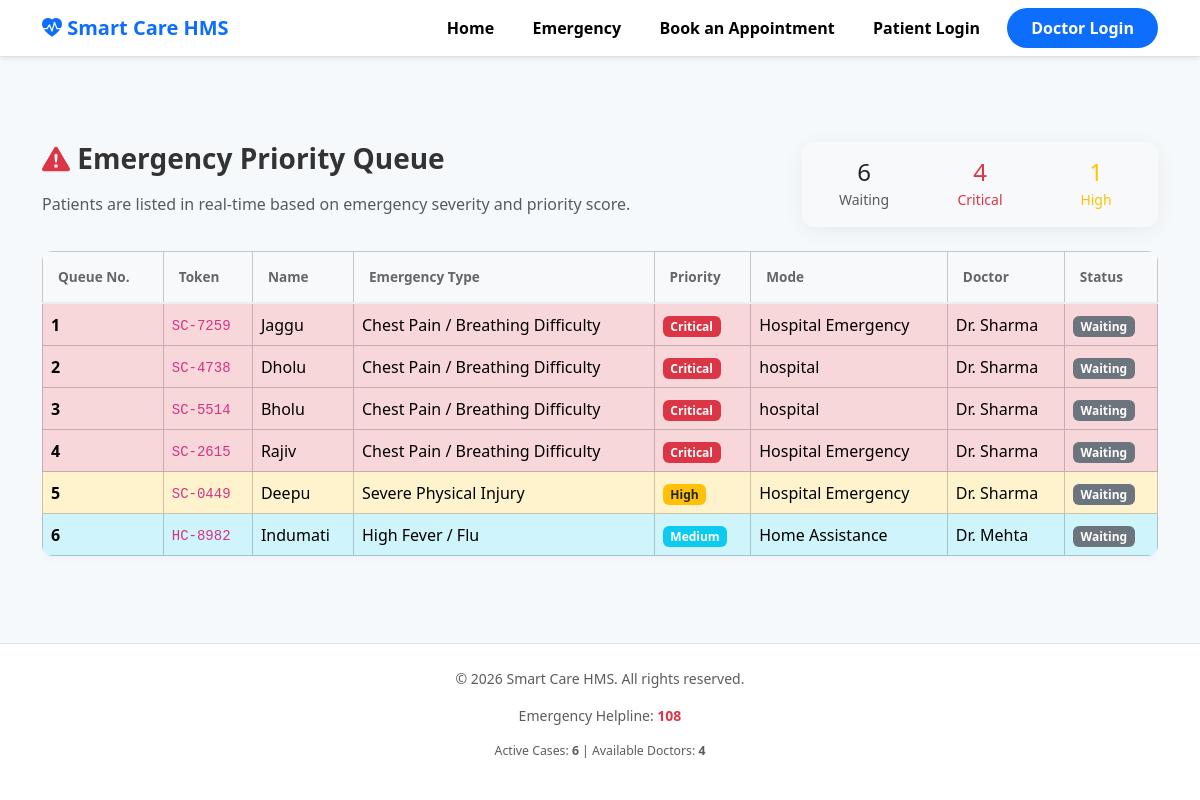
Screenshot of /emergency-queue/ with the database file from the repository.
### hmsapp/models.py (models this page shows, shortened)
class EmergencyCase(models.Model):
    SYMPTOM_CHOICES = [
        ('pain', 'Chest Pain / Breathing Difficulty'),
        ('trauma', 'Severe Physical Injury'),
        ('burn', 'Burns'),
        ('fever', 'High Fever / Flu'),
        ('stroke', 'Stroke Symptoms'),
        ('weakness', 'Severe Weakness'),
        ('routine', 'Routine Checkup'),
    ]
    PRIORITY_CHOICES = [
        ('Critical', 'Critical'),
        ('High', 'High'),
        ('Medium', 'Medium'),
        ('Low', 'Low'),
    ]
    STATUS_CHOICES = [
        ('Waiting', 'Waiting'),
        ('Doctor Assigned', 'Doctor Assigned'),
        ('In Progress', 'In Progress'),
        ('Doctor En Route', 'Doctor En Route'),
        ('Completed', 'Completed'),
        ('Cancelled', 'Cancelled'),
    ]
    MODE_CHOICES = [
        ('Hospital Emergency', 'Hospital Emergency'),
        ('Home Assistance', 'Home Assistance'),
        ('Doctor Home Visit', 'Doctor Home Visit'),
        ('Doctor On Call', 'Doctor On Call Assistance'),
    ]
    patient = models.ForeignKey(Patient, on_delete=models.CASCADE, null=True, blank=True)
    patient_name = models.CharField(max_length=100)
    patient_phone = models.CharField(max_length=15, default='')  # NEW
    patient_location = models.CharField(max_length=200, default='')  # NEW
    symptom = models.CharField(max_length=50, choices=SYMPTOM_CHOICES)
    symptom_description = models.TextField(blank=True)
    priority = models.CharField(max_length=20, choices=PRIORITY_CHOICES, default='Low')
    score = models.PositiveIntegerField(default=3)
    assigned_doctor = models.ForeignKey(Doctor, on_delete=models.SET_NULL, null=True, blank=True)
    assigned_hospital = models.ForeignKey('Hospital', on_delete=models.SET_NULL, null=True, blank=True)
    status = models.CharField(max_length=30, choices=STATUS_CHOICES, default='Waiting')
    mode = models.CharField(max_length=30, choices=MODE_CHOICES, default='Hospital Emergency')
    token = models.CharField(max_length=20, unique=True)
    eta = models.CharField(max_length=50, blank=True)
    created_at = models.DateTimeField(auto_now_add=True)
    updated_at = models.DateTimeField(auto_now=True)
    class Meta:
        ordering = ['score', 'created_at']

class Doctor(models.Model):
    SPECIALIZATION_CHOICES = [
        ('general', 'General Medicine'),
        ('cardiology', 'Cardiology'),
        ('orthopedics', 'Orthopedics'),
        ('emergency', 'Emergency Medicine'),
        ('pediatrics', 'Pediatrics'),
        ('outpatient', 'Outpatient'),
    ]
    STATUS_CHOICES = [
        ('available', 'Available'),
        ('busy', 'Busy'),
        ('offline', 'Offline'),
    ]
    user = models.OneToOneField(User, on_delete=models.CASCADE, null=True, blank=True)
    name = models.CharField(max_length=100)
    doctor_id = models.CharField(max_length=20, unique=True)
    specialization = models.CharField(max_length=50, choices=SPECIALIZATION_CHOICES, default='general')
    phone = models.CharField(max_length=15, blank=True)
    email = models.EmailField(blank=True)
    status = models.CharField(max_length=20, choices=STATUS_CHOICES, default='available')
    password = models.CharField(max_length=100, default='doctor123')
    created_at = models.DateTimeField(auto_now_add=True)
    class Meta:
        ordering = ['name']

### hmsapp/views.py (the view)
# urls.py: path('emergency-queue/', views.emergency_queue, name='emergency-queue'),
def emergency_queue(request):
    cases = EmergencyCase.objects.filter(
        status__in=['Waiting', 'Doctor Assigned', 'In Progress', 'Doctor En Route']
    ).order_by('score', 'created_at')
    context = {
        'cases': cases,
        'total_waiting': cases.filter(status='Waiting').count(),
        'critical_count': cases.filter(priority='Critical').count(),
        'high_count': cases.filter(priority='High').count(),
    }
    return render(request, 'emergency-queue.html', context)

### hmsapp/context_processors.py (called while the page is built)
def hms_stats(request):
    return {
        'hms_stats': {
            'total_cases': EmergencyCase.objects.count(),
            'active_cases': EmergencyCase.objects.filter(
                status__in=['Waiting', 'Doctor Assigned']
            ).count(),
            'available_doctors': Doctor.objects.filter(status='available').count(),
            'hospitals_count': Hospital.objects.filter(is_active=True).count(),
        }
    }

def doctor_session(request):
    return {
        'logged_doctor_id': request.session.get('doctor_id'),
        'logged_doctor_name': request.session.get('doctor_name'),
    }

def user_type_check(request):
    return {
        'hasattr_patient': hasattr(request.user, 'patient') if request.user.is_authenticated else False,
        'hasattr_doctor': hasattr(request.user, 'doctor') if request.user.is_authenticated else False,
    }

### templates/emergency-queue.html (shortened to what this page needs)
{% extends 'base.html' %}
{% load static %}
{% block content %}
<div class="container mt-5 pt-4">
  <div class="row mb-4">
    <div class="col-md-8">
      <h3 class="fw-bold mb-3">
        <i class="bi bi-exclamation-triangle-fill text-danger"></i>
        Emergency Priority Queue
      </h3>
      <p class="text-muted mb-0">
        Patients are listed in real-time based on emergency severity and priority score.
      </p>
    </div>
    <div class="col-md-4 text-md-end">
      <div class="card bg-light p-3">
        <div class="row text-center">
          <div class="col-4">
            <h4 class="mb-0">{{ total_waiting }}</h4>
            <small class="text-muted">Waiting</small>
          </div>
          <div class="col-4">
            <h4 class="mb-0 text-danger">{{ critical_count }}</h4>
            <small class="text-danger">Critical</small>
          </div>
          <div class="col-4">
            <h4 class="mb-0 text-warning">{{ high_count }}</h4>
            <small class="text-warning">High</small>
          </div>
        </div>
      </div>
    </div>
  </div>
  <div class="table-responsive">
    <table class="table table-bordered align-middle">
      <thead class="table-light">
        <tr>
          <th>Queue No.</th>
          <th>Token</th>
          <th>Name</th>
          <th>Emergency Type</th>
          <th>Priority</th>
          <th>Mode</th>
          <th>Doctor</th>
          <th>Status</th>
        </tr>
      </thead>
      <tbody id="queueTable">
        {% for case in cases %}
        <tr class="{% if case.priority == 'Critical' %}table-danger{% elif case.priority == 'High' %}table-warning{% elif case.priority == 'Medium' %}table-info{% else %}table-success{% endif %}">
          <td><strong>{{ forloop.counter }}</strong></td>
          <td><code>{{ case.token }}</code></td>
          <td>{{ case.patient_name }}</td>
          <td>{{ case.get_symptom_display }}</td>
          <td>
            <span class="badge bg-{% if case.priority == 'Critical' %}danger{% elif case.priority == 'High' %}warning text-dark{% elif case.priority == 'Medium' %}info{% else %}success{% endif %}">
              {{ case.priority }}
            </span>
          </td>
          <td>{{ case.mode }}</td>
          <td>{% if case.assigned_doctor %}{{ case.assigned_doctor.name }}{% else %}<span class="text-muted">-</span>{% endif %}</td>
          <td>
            <span class="badge bg-{% if case.status == 'Waiting' %}secondary{% elif case.status == 'Doctor Assigned' %}primary{% elif case.status == 'In Progress' %}info{% elif case.status == 'Doctor En Route' %}warning{% else %}success{% endif %}">
              {{ case.status }}
            </span>
          </td>
        </tr>
        {% endfor %}
      </tbody>
    </table>
  </div>
</div>
<footer class="bg-light py-3 mt-5">
  <div class="container text-center small text-muted">
  </div>
</footer>
{% endblock %}

### static/css/style.css (style rules this page uses)
:root { --primary: #3063b1; --secondary: #0dcaf0; --danger: #dc3545; --success: #198754; --warning: #fd7e14; --info: #0dcaf0; --dark: #0b1320; --light-bg: #f5f8fc; --bg: #f5f9fc; --critical: #dc3545; --high: #fd7e14; --medium: #ffc107; --routine: #198754; --glass: rgba(255, 255, 255, 0.75); }
body { margin: 0; padding-top: 70px; background-color: var(--bg); font-family: 'Segoe UI', Tahoma, Geneva, Verdana, sans-serif; color: #333; }
.table { background: #fff; border-radius: 10px; overflow: hidden; box-shadow: 0 2px 10px rgba(0,0,0,0.03); }
.table thead th { background-color: #f8f9fa; border-bottom: 2px solid #eee; padding: 15px; font-size: 0.85rem; color: #666; }
.table-danger { background-color: #fff5f5 !important; }
.table-warning { background-color: #fffcf0 !important; }
.table-info { background-color: #f0f7ff !important; }
.card { border: none; border-radius: 12px; box-shadow: 0 4px 20px rgba(0,0,0,0.06); }
.feature-card, .card { animation: fadeUp 0.7s ease both; }
html { position: relative; min-height: 100%; }
body { margin-bottom: 100px; }
footer { position: absolute; bottom: 0; width: 100%; }

### rows the page displays
EmergencyCase: token "SC-7259", patient_name "Jaggu", symptom "Chest Pain / Breathing Difficulty", priority "Critical", mode "Hospital Emergency", assigned_doctor.name "Dr. Sharma", status "Waiting"
EmergencyCase: token "SC-4738", patient_name "Dholu", symptom "Chest Pain / Breathing Difficulty", priority "Critical", mode "hospital", assigned_doctor.name "Dr. Sharma", status "Waiting"
EmergencyCase: token "SC-5514", patient_name "Bholu", symptom "Chest Pain / Breathing Difficulty", priority "Critical", mode "hospital", assigned_doctor.name "Dr. Sharma", status "Waiting"
EmergencyCase: token "SC-2615", patient_name "Rajiv", symptom "Chest Pain / Breathing Difficulty", priority "Critical", mode "Hospital Emergency", assigned_doctor.name "Dr. Sharma", status "Waiting"
EmergencyCase: token "SC-0449", patient_name "Deepu", symptom "Severe Physical Injury", priority "High", mode "Hospital Emergency", assigned_doctor.name "Dr. Sharma", status "Waiting"
EmergencyCase: token "HC-8982", patient_name "Indumati", symptom "High Fever / Flu", priority "Medium", mode "Home Assistance", assigned_doctor.name "Dr. Mehta", status "Waiting"

### other values shown
{{ total_waiting }} "6"
{{ critical_count }} "4"
{{ high_count }} "1"
{{ hms_stats.active_cases }} "6"
{{ hms_stats.available_doctors }} "4"
